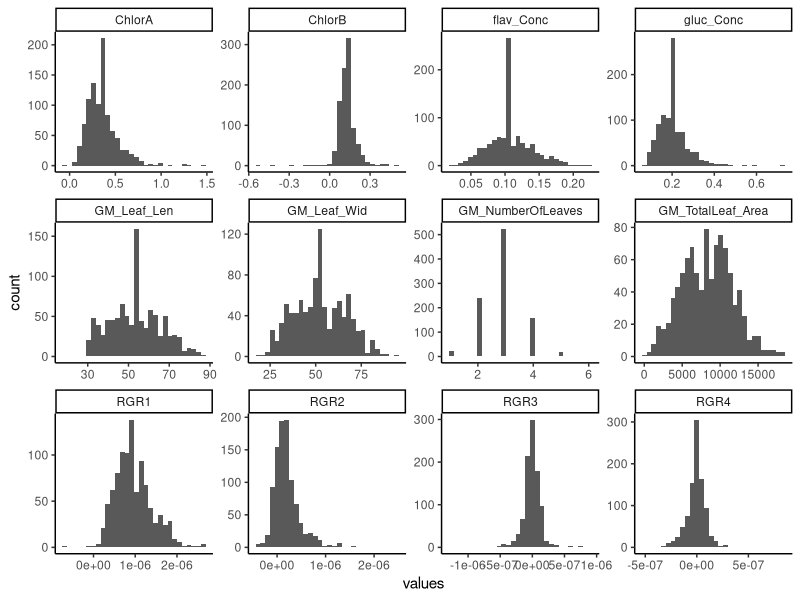
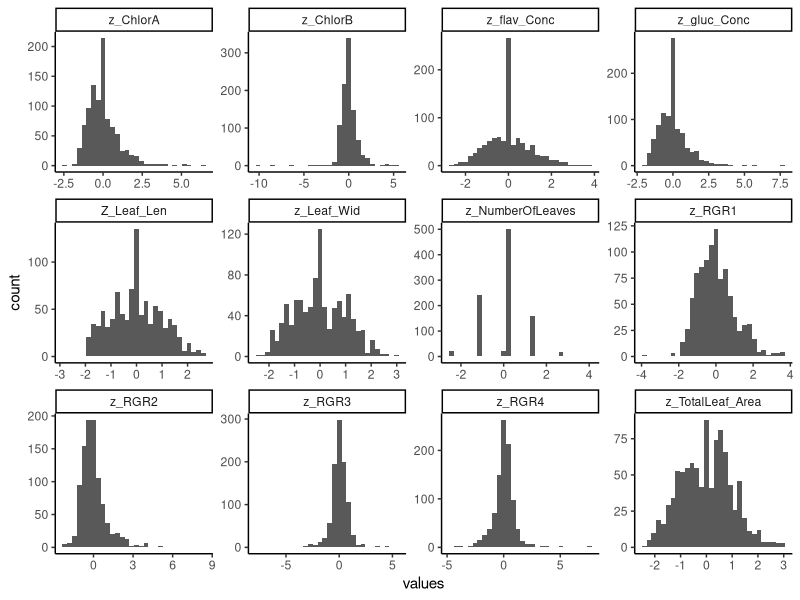
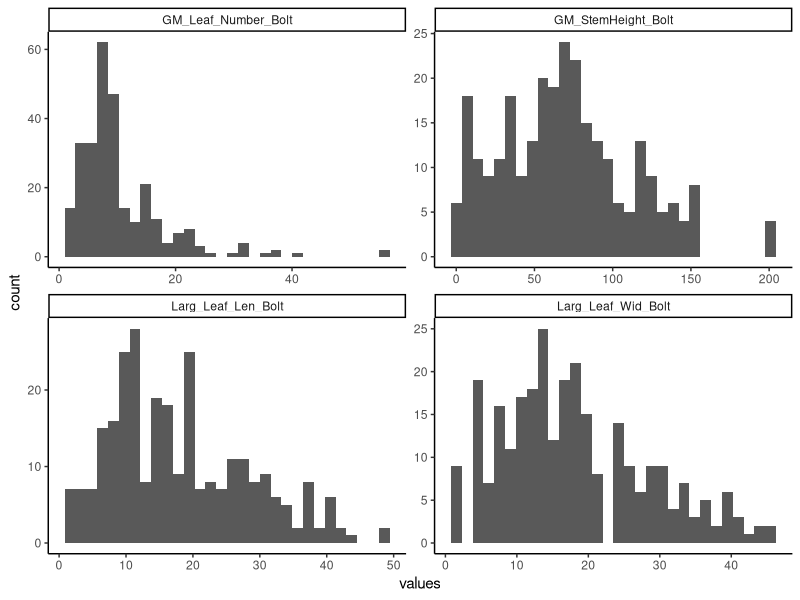
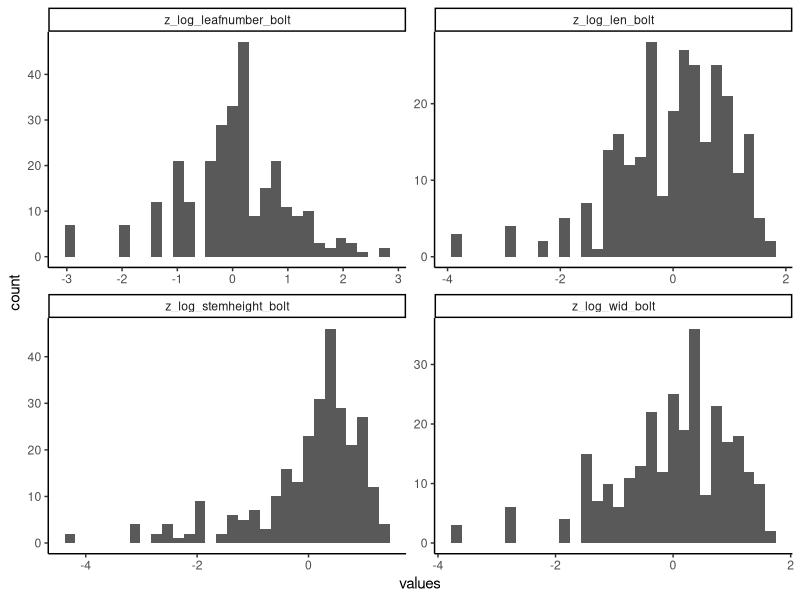

R code for these plots, in order:
#set working directory
getwd()

#load libraries
library(dplyr)
library(tidyverse)
library(tidyr)
library(ggplot2)

#load data
data<-read.csv("DataSynthesiscut.csv")

#separate out tag info into different lines

#create new columns to be turned into different aspects of the plant ID, and rename family to population, because theres another column that will actually eb the family
#remove un needed columns
data<-data%>%
  rename(population=Family)%>%
  mutate(petri_dish=Tag) %>%
  mutate(family=Tag) %>%
  mutate(common_garden=Tag)%>%
  select(-c("GM_Fecundity", "Fern", "ThripsDam", "WhiteFungDam", "BlackPathDam", "GM_Leaf_Len_Initial", "GM_NumberOfLeaves_Initial", "GM_Leaf_Number", "treatment", "GA3", "Region", "Latitude", "Longitude", "Altitude"))

#use regex to replace each plant id with only the aspect of the id needed
data$petri_dish<-sub("(\\w?).+","\\1", data$petri_dish)
data$family<-sub("\\w?\\|\\w+-([A-z0-9-]+)\\|.*", "\\1", data$family)
data$common_garden<-sub("\\w?\\|.+\\|(\\w)\\|.+", "\\1", data$common_garden)

#remove maples
data<-subset(data, population!="maple")

#Change data classes
str(data)
data$Tag<-as.factor(data$Tag)
data$petri_dish<-as.factor(data$petri_dish)
data$population<-as.factor(data$population)
data$family<-as.factor(data$family)
data$common_garden<-as.factor(data$common_garden)
data$ID<-as.factor(data$ID)
data$Sample<-as.factor(data$Sample)

#create mortality column
data<-data%>%
  mutate(mortality=Larg_Leaf_Len_Bolt)

data$mortality<-sub("\\d+","1", data$mortality)
data$mortality<-sub("Dead","0", data$mortality)

#impute missing data by replacing NA with means
data<-data%>%
  mutate(RGR1=ifelse(is.na(RGR1),mean(data$RGR1, na.rm=T),RGR1),
         RGR2=ifelse(is.na(RGR2),mean(data$RGR2, na.rm=T),RGR2),
         RGR3=ifelse(is.na(RGR3),mean(data$RGR3, na.rm=T),RGR3),
         RGR4=ifelse(is.na(RGR4),mean(data$RGR4, na.rm=T),RGR4),
         ChlorA=ifelse(is.na(ChlorA),mean(data$ChlorA, na.rm=T),ChlorA),
         ChlorB=ifelse(is.na(ChlorB),mean(data$ChlorB, na.rm=T),ChlorB),
         gluc_Conc=ifelse(is.na(gluc_Conc),mean(data$gluc_Conc, na.rm=T),gluc_Conc),
         flav_Conc=ifelse(is.na(flav_Conc),mean(data$flav_Conc, na.rm=T),flav_Conc),
         GM_Leaf_Len=ifelse(is.na(GM_Leaf_Len),mean(data$GM_Leaf_Len, na.rm=T),GM_Leaf_Len),
         GM_Leaf_Wid=ifelse(is.na(GM_Leaf_Wid),mean(data$GM_Leaf_Wid, na.rm=T),GM_Leaf_Wid),
         GM_TotalLeaf_Area =ifelse(is.na(GM_TotalLeaf_Area),mean(data$GM_TotalLeaf_Area, na.rm=T),GM_TotalLeaf_Area),
         GM_NumberOfLeaves =ifelse(is.na(GM_NumberOfLeaves),mean(data$GM_NumberOfLeaves, na.rm=T),GM_NumberOfLeaves)
)

#Check normality
long_data<-pivot_longer(data, c(8:15, 22:25), names_to="metric", values_to="values")

ggplot(long_data, aes(x=values)) +
  geom_histogram() +
  theme_classic() +
  facet_wrap(~metric, scales="free")

#do we want to check normality with qq plots as well? 
#ggplot(aes()) +
  #geom_qq() + stat_qq_line() + ggtitle ()

#transform everything to z scores
#DO YOU THINK THIS NEEDS ANY MORE DATA TRANSFORMATIONS, LIKE LOG TRANSFORMS?
#I DIDNT KNOW WHAT TO DO WITH THE COUNT DATA

## not sure if it makes a big difference but you can also calculate z-scores 
## using the following code: 
## df$var<-scale(df$var, center = TRUE, scale = TRUE)

data<-data%>%
  mutate(z_RGR1=(RGR1-mean(RGR1))/sd(RGR1),
         z_RGR2=(RGR2-mean(RGR2))/sd(RGR2),
         z_RGR3=(RGR3-mean(RGR3))/sd(RGR3),
         z_RGR4=(RGR4-mean(RGR4))/sd(RGR4),
         z_ChlorA=(ChlorA-mean(ChlorA))/sd(ChlorA),
         z_ChlorB=(ChlorB-mean(ChlorB))/sd(ChlorB),
         z_gluc_Conc=(gluc_Conc-mean(gluc_Conc))/sd(gluc_Conc),
         z_flav_Conc=(flav_Conc-mean(flav_Conc))/sd(flav_Conc),
         Z_Leaf_Len=(GM_Leaf_Len-mean(GM_Leaf_Len))/sd(GM_Leaf_Len),
         z_Leaf_Wid=(GM_Leaf_Wid-mean(GM_Leaf_Wid))/sd(GM_Leaf_Wid),
         z_TotalLeaf_Area=(GM_TotalLeaf_Area-mean(GM_TotalLeaf_Area))/sd(GM_TotalLeaf_Area),
         z_NumberOfLeaves=(GM_NumberOfLeaves-mean(GM_NumberOfLeaves))/sd(GM_NumberOfLeaves))

#how does it look after the transformation?
long_data<-pivot_longer(data, starts_with("z_"), names_to="metric", values_to="values")

ggplot(long_data, aes(x=values)) +
  geom_histogram() +
  theme_classic() +
  facet_wrap(~metric, scales="free")


#separate out bolt data
bolt_data<-subset(data, Larg_Leaf_Len_Bolt!="Dead")

bolt_data$Larg_Leaf_Len_Bolt<-as.numeric(bolt_data$Larg_Leaf_Len_Bolt)
bolt_data$Larg_Leaf_Wid_Bolt<-as.numeric(bolt_data$Larg_Leaf_Wid_Bolt)
bolt_data$GM_StemHeight_Bolt<-as.numeric(bolt_data$GM_StemHeight_Bolt)
bolt_data$GM_Leaf_Number_Bolt<-as.numeric(bolt_data$GM_Leaf_Number_Bolt)

head(bolt_data)
#impute NAs
bolt_data<-bolt_data%>%
  mutate(Larg_Leaf_Len_Bolt=ifelse(is.na(Larg_Leaf_Len_Bolt),mean(data$Larg_Leaf_Len_Bolt, na.rm=T),Larg_Leaf_Len_Bolt),
         Larg_Leaf_Wid_Bolt=ifelse(is.na(Larg_Leaf_Wid_Bolt),mean(data$Larg_Leaf_Wid_Bolt, na.rm=T),Larg_Leaf_Wid_Bolt),
         GM_StemHeight_Bolt=ifelse(is.na(GM_StemHeight_Bolt),mean(data$GM_StemHeight_Bolt, na.rm=T),GM_StemHeight_Bolt),
         GM_NumberOfLeaves=ifelse(is.na(GM_NumberOfLeaves),mean(data$GM_NumberOfLeaves, na.rm=T),GM_NumberOfLeaves))

#Select out needed data
data<-select(data, "Tag", "petri_dish", "population", "family", "common_garden", "ID", "gh_bench", "gh_col", "gh_row", "Row_Field", "Col_Field", starts_with("z_"), "mortality")
#affed common garden

#bolt data check for normality - needs log transformation
long_bolt_data<-pivot_longer(bolt_data, 18:21, names_to="metric", values_to="values")

ggplot(long_bolt_data, aes(x=values)) +
  geom_histogram() +
  theme_classic() +
  facet_wrap(~metric, scales="free")

#normalize bolt data and log transform
bolt_data<-bolt_data%>%
  mutate(Larg_Leaf_Len_Bolt=log(Larg_Leaf_Len_Bolt),
         Larg_Leaf_Wid_Bolt=log(Larg_Leaf_Wid_Bolt),
         GM_StemHeight_Bolt=log(GM_StemHeight_Bolt),
         GM_Leaf_Number_Bolt=log(GM_Leaf_Number_Bolt))%>%
  mutate(z_log_len_bolt=(Larg_Leaf_Len_Bolt-mean(Larg_Leaf_Len_Bolt))/sd(Larg_Leaf_Len_Bolt),
         z_log_wid_bolt=(Larg_Leaf_Wid_Bolt-mean(Larg_Leaf_Wid_Bolt))/sd(Larg_Leaf_Wid_Bolt),
         z_log_stemheight_bolt=(GM_StemHeight_Bolt-mean(GM_StemHeight_Bolt))/sd(GM_StemHeight_Bolt),
         z_log_leafnumber_bolt=(GM_Leaf_Number_Bolt-mean(GM_Leaf_Number_Bolt))/sd(GM_Leaf_Number_Bolt)) %>%
  select("Tag", "petri_dish", "population", "family", "ID", "gh_bench", "gh_col", "gh_row", "Row_Field", "Col_Field", starts_with("z_"), "mortality")


#check to see if the log transform did anything - looks much better
long_bolt_data<-pivot_longer(bolt_data, ends_with("bolt"), names_to="metric", values_to="values")
ggplot(long_bolt_data, aes(x=values)) +
  geom_histogram() +
  theme_classic() +
  facet_wrap(~metric, scales="free")


#write files into a csv
write.csv(data, file="./normalized_data.csv", row.names=F)
write.csv(bolt_data, file="./normalized_bolt_data.csv", row.names=F)
